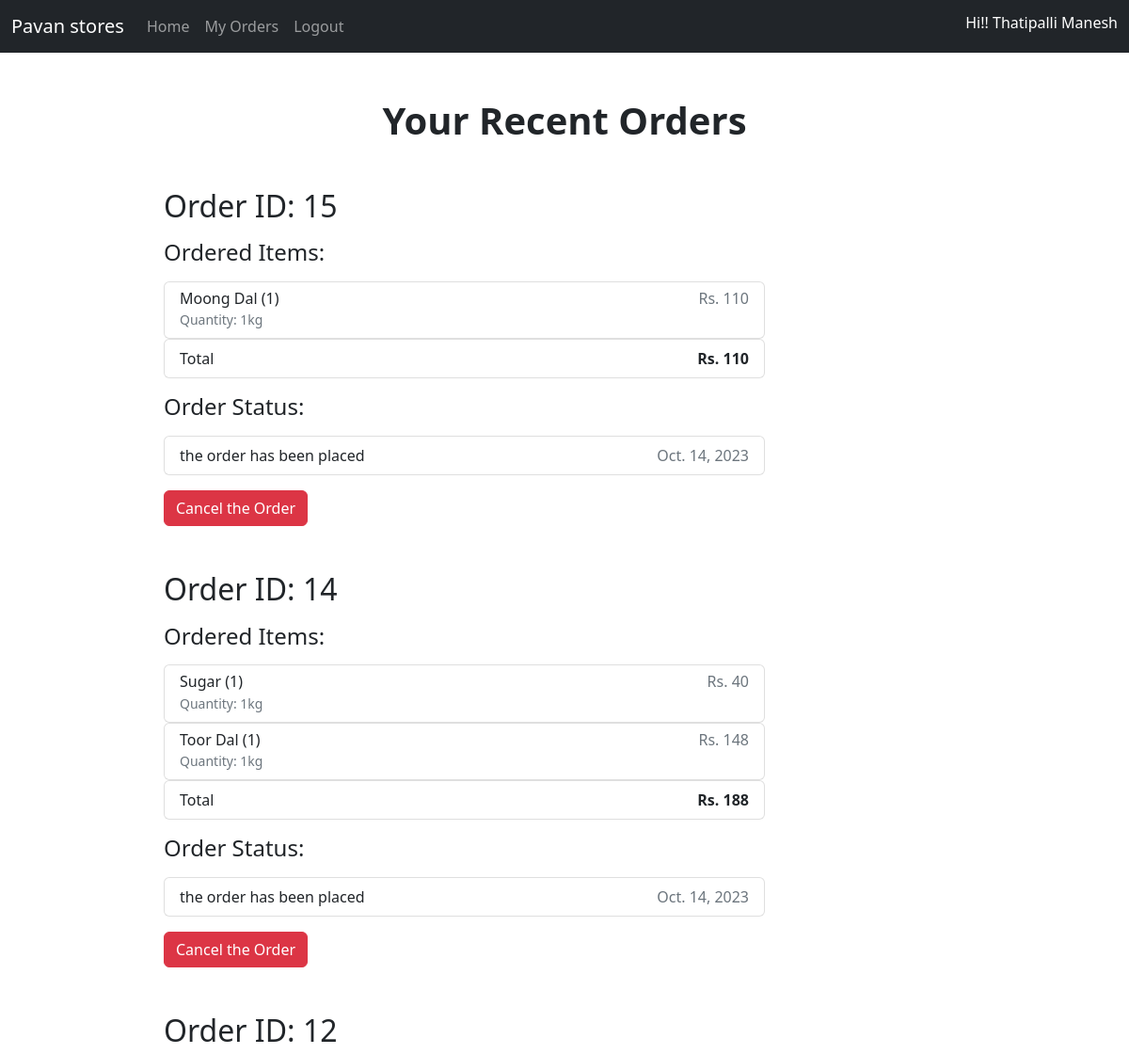
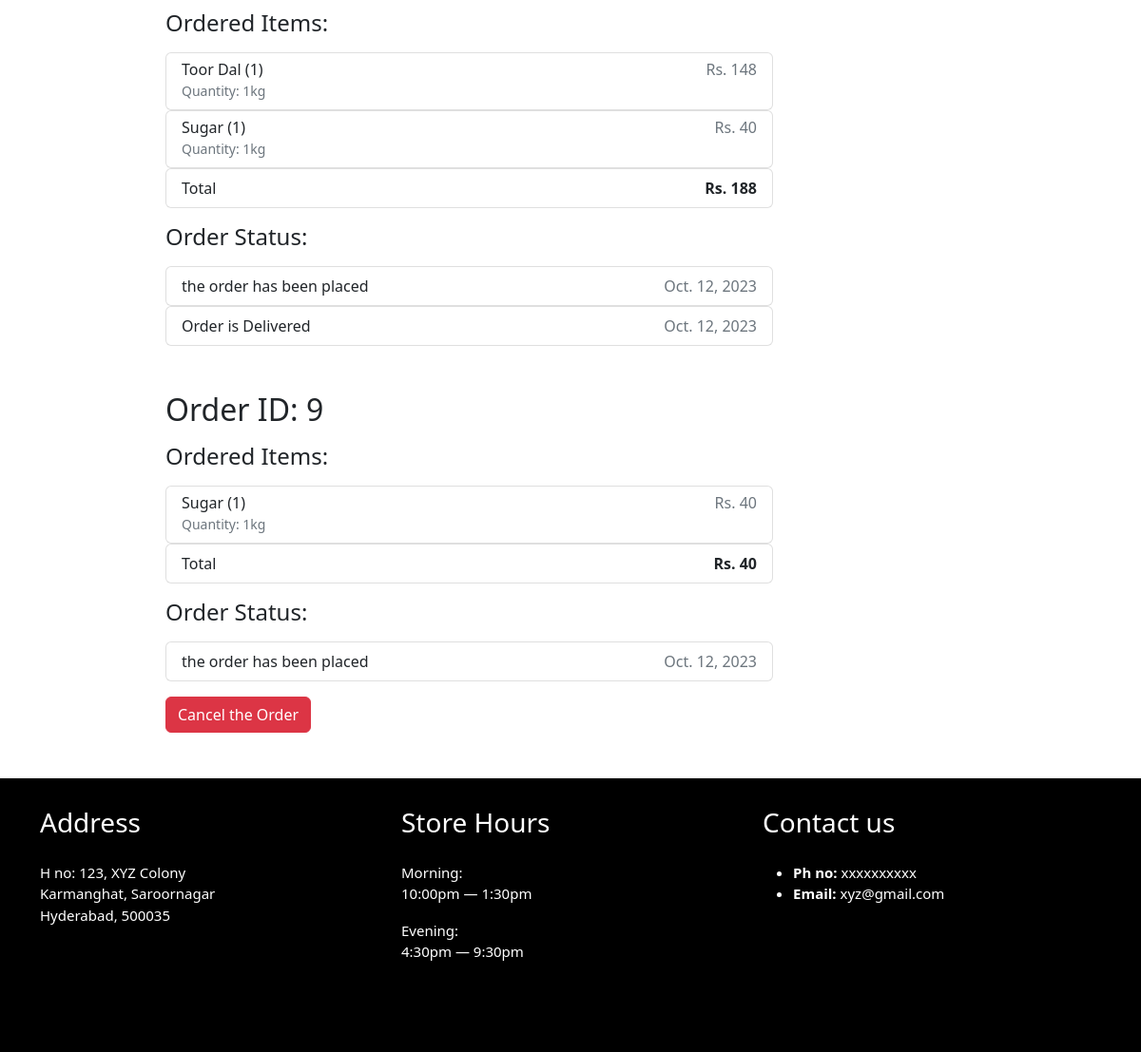
/orderTracker (signed in), run on the app's committed database (2 pictures, top to bottom).
### homepage/models.py (models this page shows, shortened)
class OrderUpdate(models.Model):
    update_id = models.AutoField(primary_key=True)
    order_id = models.IntegerField(default="")
    update_description = models.CharField(max_length=5000)
    paymentMethod = models.CharField(max_length=100, default="Cash on Delivery")
    paymentStatus = models.CharField(max_length=100, default="Unpaid")
    delivered = models.BooleanField(default=False)
    timestamp = models.DateField(auto_now_add=True)

### homepage/views.py (the view)
# urls.py: path('orderTracker', views.orderTracker, name="orderTracker"),
def orderTracker(request):
    current_user = request.user.email
    user_orders = Order.objects.filter(email=current_user)
    user_orders = user_orders.order_by('-id')
    all_updates = []
    for i in user_orders:
        id = i.id
        cart = json.loads(i.items_json)
        items_ordered = []
        total_price = 0
        for item in cart:
            items_ordered.append({'qty':cart[item][0], 'name':cart[item][1], 'price':int(cart[item][2])*int(cart[item][0]), 'desc':cart[item][3]})
            total_price = total_price + (int(cart[item][2])*int(cart[item][0]))
        update = OrderUpdate.objects.filter(order_id = id)
        updates = []
        deliveryStatus = False
        for j in update:
            updates.append({'desc':j.update_description, 'time':j.timestamp})
            deliveryStatus = j.delivered
        all_updates.append({'id':id, 'items_ordered':items_ordered, 'total':total_price, 'update':updates, 'deliveryStatus':deliveryStatus})
    return render(request, "orderTracker.html", {'allupdates': all_updates})

### template/orderTracker.html (shortened to what this page needs)
{% extends "base.html" %}
{% block content %}
<div class="container col-12 col-lg-10 col-xl-9">
    <h1 class="text-center my-5">Your Recent Orders</h1>
    {% for i in allupdates %}
        <div class="container mb-5">
            <h2 class="my-3">Order ID: {{i.id}}</h2>
            <h4 class="my-3">Ordered Items:</h4>
            {% for j in i.items_ordered %}
                {% if j.qty > 0 %}
                    <ul class="list-group col-12 col-lg-10 col-xl-9" id="items">
                        <li class="list-group-item d-flex justify-content-between lh-condensed">
                            <div>
                            <h6 class="my-0">{{j.name}} ({{j.qty}})</h6>
                            <small class="text-muted">{{j.desc}}</small>
                            </div>
                            <div>
                                <h6 class="text-muted">Rs. {{j.price}}</h6>
                            </div>
                        </li>
                    </ul>
                {% endif %}
            {% endfor %}
            <ul class="list-group mb-2 col-12 col-lg-10 col-xl-9">
                <li class="list-group-item d-flex justify-content-between">
                <span>Total</span>
                <strong>Rs. {{i.total}}</strong>
                </li>
            </ul>
            <h4 class="my-3">Order Status:</h4>
            {% for j in i.update %}
                <ul class="list-group col-12 col-lg-10 col-xl-9">
                    <li class="list-group-item d-flex justify-content-between align-items-center">
                    {{j.desc}}
                    <span class="text-muted">{{j.time}}</span>
                    </li>
                </ul>
            {% endfor %}
            {% if i.deliveryStatus == False %}
                <form method="POST" class="my-3" action="/orderCancellation">
                    <button type="submit" class="btn btn-danger">Cancel the Order</button>
                </form>
            {% endif %}
        </div>
    {% endfor %}
</div>
{% endblock %}

### template/base.html (shortened to what this page needs)
{% load static %}
<!DOCTYPE html>
<html lang="en">
  <head>
    <link
    href="https://cdn.jsdelivr.net/npm/bootstrap@5.2.3/dist/css/bootstrap.min.css"
    rel="stylesheet"
    />
    <link rel="stylesheet" href="{% static 'css/main.css' %}"
  </head>
  <body>
    <nav class="navbar navbar-expand-lg navbar-dark bg-dark">
      <div class="container-fluid">
        <a class="navbar-brand" href="/"><span class="symbol">Pavan stores</span></a>
        <div class="collapse navbar-collapse" id="navbarSupportedContent">
          <ul class="navbar-nav me-auto mb-2 mb-lg-0">
            <li class="nav-item">
              <a class="nav-link" id="home" aria-current="page" href="/">Home</a>
            </li>
            {% if user.is_authenticated %}
            <li class="nav-item">
              <a class="nav-link" id="profile" href="orderTracker">My Orders</a>
            </li>
            <li class="nav-item" id="logout">
              <a class="nav-link" href="accounts/logout">Logout</a>
            </li>
            {% endif %}
          </ul>
          {% if user.is_authenticated %}
          <ul class="navbar-nav navbar-right mb-2">
            <li class="nav-item" style="color: white">Hi!! {{user.first_name}} {{user.last_name}}</li>
          </ul>
          {% endif %}
        </div>
      </div>
    </nav>
    {% block content %}
    {% endblock %}
    <footer class="ftco-footer mt-3">
        <div class="container">
          <div class="row">
            <div class="col-md-4 mb-5">
              <div class="footer-widget">
                <h3 class="mb-4">Address</h3>
                <p>
                  H no: 123, XYZ Colony<br />Karmanghat, Saroornagar<br />Hyderabad,
                  500035
                </p>
              </div>
            </div>
            <div class="col-md-4 mb-5">
              <div class="footer-widget">
                <h3 class="mb-4">Store Hours</h3>
                <p>Morning: <br />10:00pm &mdash; 1:30pm</p>
                <p>
                  Evening: <br />
                  4:30pm &mdash; 9:30pm
                </p>
              </div>
            </div>
            <div class="col-md-4">
              <div class="footer-widget">
                <h3 class="mb-4">Contact us</h3>
                <ul>
                  <li><strong>Ph no: </strong>xxxxxxxxxx</li>
                  <li><strong>Email: </strong>xyz@gmail.com</li>
                </ul>
              </div>
            </div>
          </div>
        </div>
      </footer>
    </body>
  </html>

### static/css/main.css (style rules this page uses)
* { padding: 0; margin: 0; box-sizing: border-box; }
h1 { font-weight: 600; }
.ftco-footer { background-color: black; color: white; padding: 2em 0; font-size: 15px; font-weight: 400; }

### data on the page
OrderUpdate: desc "the order has been placed", time "Oct. 14, 2023"
OrderUpdate: desc "the order has been placed", time "Oct. 14, 2023"
OrderUpdate: desc "the order has been placed", time "Oct. 12, 2023"
OrderUpdate: desc "Order is Delivered", time "Oct. 12, 2023"
OrderUpdate: desc "the order has been placed", time "Oct. 12, 2023"

### other printed values
{{ user.first_name }} "Thatipalli"
{{ user.last_name }} "Manesh"
{{ i.id }} "15" "14" "12" "9"
{{ j.name }} "Moong Dal" "Sugar" "Toor Dal" "Toor Dal" "Sugar" "Sugar"
{{ j.qty }} "1" "1" "1" "1" "1" "1"
{{ j.desc }} "Quantity: 1kg" "Quantity: 1kg" "Quantity: 1kg" "Quantity: 1kg" "Quantity: 1kg" "Quantity: 1kg"
{{ j.price }} "110" "40" "148" "148" "40" "40"
{{ i.total }} "110" "188" "188" "40"
